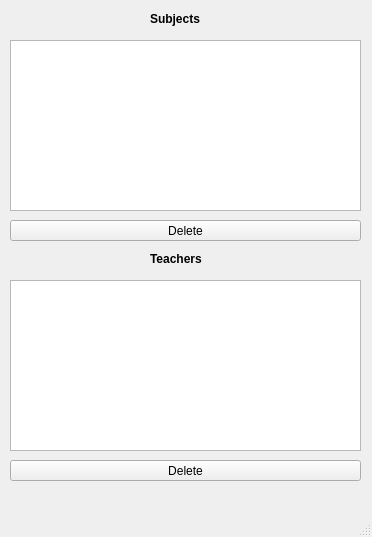
<?xml version="1.0" encoding="UTF-8"?>
<ui version="4.0">
 <class>delSBTSClass</class>
 <widget class="QMainWindow" name="delSBTSClass">
  <property name="geometry">
   <rect>
    <x>0</x>
    <y>0</y>
    <width>372</width>
    <height>537</height>
   </rect>
  </property>
  <property name="windowTitle">
   <string>Delete Teachers or Subjects</string>
  </property>
  <property name="windowIcon">
   <iconset resource="../resources/res.qrc">
    <normaloff>:/imgs/images/window_icon.ico</normaloff>:/imgs/images/window_icon.ico</iconset>
  </property>
  <widget class="QWidget" name="centralwidget">
   <widget class="QTableView" name="tbSubjects">
    <property name="geometry">
     <rect>
      <x>10</x>
      <y>40</y>
      <width>351</width>
      <height>171</height>
     </rect>
    </property>
    <property name="editTriggers">
     <set>QAbstractItemView::NoEditTriggers</set>
    </property>
   </widget>
   <widget class="QLabel" name="label">
    <property name="geometry">
     <rect>
      <x>150</x>
      <y>10</y>
      <width>71</width>
      <height>18</height>
     </rect>
    </property>
    <property name="font">
     <font>
      <weight>75</weight>
      <bold>true</bold>
     </font>
    </property>
    <property name="text">
     <string>Subjects</string>
    </property>
   </widget>
   <widget class="QTableView" name="tbTeachers">
    <property name="geometry">
     <rect>
      <x>10</x>
      <y>280</y>
      <width>351</width>
      <height>171</height>
     </rect>
    </property>
    <property name="editTriggers">
     <set>QAbstractItemView::NoEditTriggers</set>
    </property>
   </widget>
   <widget class="QLabel" name="label_2">
    <property name="geometry">
     <rect>
      <x>150</x>
      <y>250</y>
      <width>71</width>
      <height>18</height>
     </rect>
    </property>
    <property name="font">
     <font>
      <weight>75</weight>
      <bold>true</bold>
     </font>
    </property>
    <property name="text">
     <string>Teachers</string>
    </property>
   </widget>
   <widget class="QPushButton" name="btnDeleteSub">
    <property name="geometry">
     <rect>
      <x>10</x>
      <y>220</y>
      <width>351</width>
      <height>21</height>
     </rect>
    </property>
    <property name="text">
     <string>Delete</string>
    </property>
   </widget>
   <widget class="QPushButton" name="btnDeleteTeach">
    <property name="geometry">
     <rect>
      <x>10</x>
      <y>460</y>
      <width>351</width>
      <height>21</height>
     </rect>
    </property>
    <property name="text">
     <string>Delete</string>
    </property>
   </widget>
   <widget class="QLabel" name="lblQueryStatus">
    <property name="geometry">
     <rect>
      <x>10</x>
      <y>490</y>
      <width>351</width>
      <height>20</height>
     </rect>
    </property>
    <property name="text">
     <string/>
    </property>
    <property name="alignment">
     <set>Qt::AlignCenter</set>
    </property>
   </widget>
  </widget>
  <widget class="QStatusBar" name="statusbar"/>
 </widget>
 <tabstops>
  <tabstop>btnDeleteSub</tabstop>
  <tabstop>btnDeleteTeach</tabstop>
  <tabstop>tbSubjects</tabstop>
  <tabstop>tbTeachers</tabstop>
 </tabstops>
 <resources>
  <include location="../resources/res.qrc"/>
 </resources>
 <connections/>
</ui>
